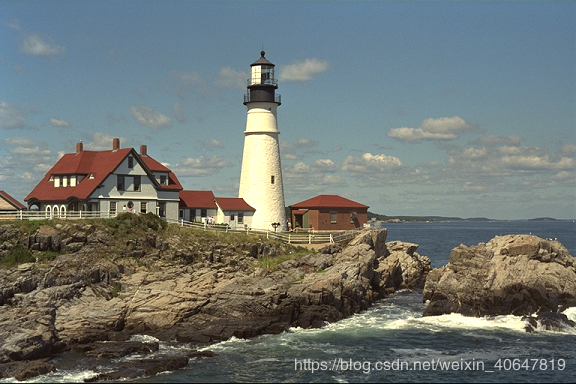
#> input picture opencv-learning/data/test_pic1.png, 576 x 384 px
$ python image_transformation.py
#> lines starting #> are read from the running program, lines starting #| are printed output that depends on the picture

"""
图像变换  （仿射变换）
"""
from matplotlib import pyplot as plt
import numpy as np
import cv2 as cv

img = cv.imread('data/test_pic1.png')
#> img is the input picture: shape (384, 576, 3); mean B, G, R 114.7, 118.2, 111.8


# 图像翻转 ############
# Flipped Horizontally 水平翻转
h_flip = cv.flip(img, 1)
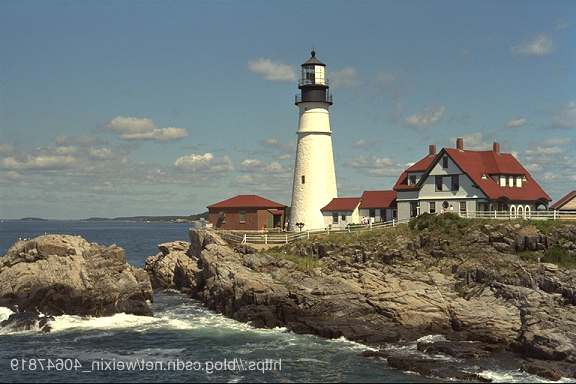
#> h_flip: shape (384, 576, 3); mean B, G, R 114.7, 118.2, 111.8
# Flipped Vertically 垂直翻转
v_flip = cv.flip(img, 0)
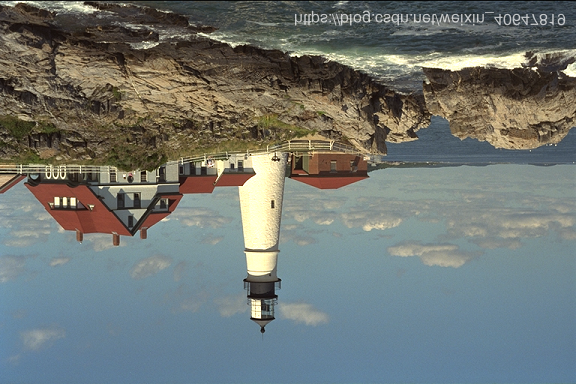
#> v_flip: shape (384, 576, 3); mean B, G, R 114.7, 118.2, 111.8
# Flipped Horizontally & Vertically 水平垂直翻转
hv_flip = cv.flip(img, -1)
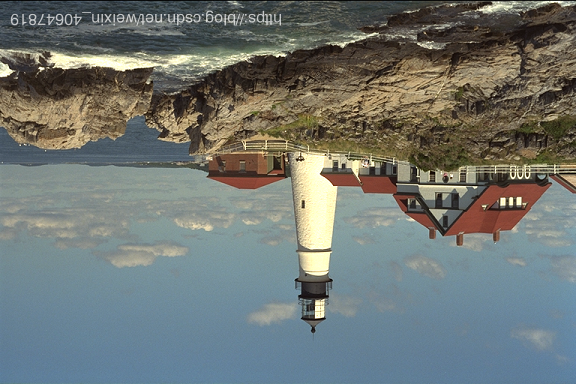
#> hv_flip: shape (384, 576, 3); mean B, G, R 114.7, 118.2, 111.8

plt.figure(figsize=(8,8))

plt.subplot(221)
plt.imshow(img[:,:,::-1])
plt.title('original')

plt.subplot(222)
plt.imshow(h_flip[:,:,::-1])
plt.title('horizontal flip')

plt.subplot(223)
plt.imshow(v_flip[:,:,::-1])
plt.title(' vertical flip')

plt.subplot(224)
plt.imshow(hv_flip[:,:,::-1])
plt.title('h_v flip')
# 调整子图间距
# plt.subplots_adjust(wspace=0.5, hspace=0.1)
plt.subplots_adjust(top=0.8, bottom=0.08, left=0.10, right=0.95, hspace=0,
                    wspace=0.35)
# plt.tight_layout()
plt.show()
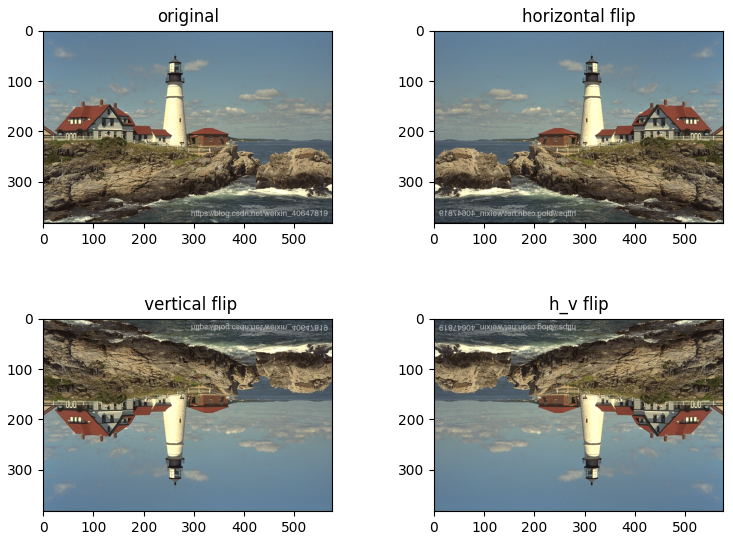
#> figure drawn by matplotlib, 4 panels


# # 平移和旋转  （M是定义平移矩阵 或者 旋转矩阵）##########################
# rows, cols = img.shape[:2]
#
# # 定义平移矩阵，需要是numpy的float32类型
# # x轴平移30，y轴平移20
# M = np.float32([[1, 0, 30], [0, 1, 20]])
# # 用仿射变换实现平移, borderValue是背景设RGB值
# # 参数：图片，平移矩阵，背景大小，颜色值
# img_s = cv.warpAffine(img, M, (300, 300), borderValue=(255, 0, 0))
#
# # 第一个参数旋转中心，第二个参数旋转角度，第三个参数：缩放比例
# M = cv.getRotationMatrix2D((cols/2,rows/2),90,1)  # 以原图为中心，旋转90度，2倍大小
# M1 = cv.getRotationMatrix2D((cols/2,rows/2),45,1)
# M2 = cv.getRotationMatrix2D((cols/2,rows/2),78,1)
# print(M)
#
#
# # 第三个参数：变换后的图像大小
# img_tra = cv.warpAffine(img,M,(300,300))
# img_tra1 = cv.warpAffine(img,M1,(300,300))
# img_tra2 = cv.warpAffine(img,M2,(300,300), borderValue=(0, 0, 255))
#
# plt.figure(figsize=(8,8))
# plt.subplot(221)
# plt.imshow(img[:,:,::-1])
#
# plt.subplot(222)
# plt.imshow(img_s[:,:,::-1])
#
# plt.subplot(223)
# plt.imshow(img_tra[:,:,::-1])
#
# plt.subplot(224)
# plt.imshow(img_tra2[:,:,::-1])
#
# plt.subplots_adjust(top=0.8, bottom=0.08, left=0.10, right=0.95, hspace=0,
#                     wspace=0.35)
# plt.show()

$ run again, with opencv-learning/data/fangzi_pic.png copied over opencv-learning/data/test_pic1.png
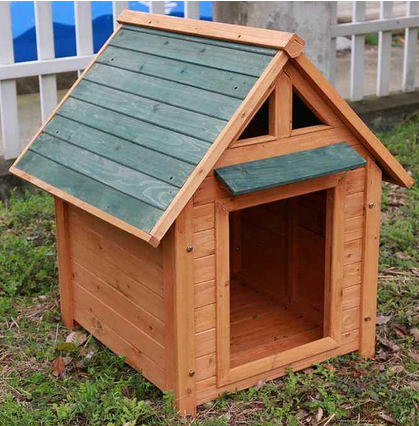
#> input picture opencv-learning/data/fangzi_pic.png, 419 x 426 px
#> img is the input picture: shape (426, 419, 3); mean B, G, R 92.5, 112.9, 132.5
#> `hv_flip = cv.flip(img, -1)`:
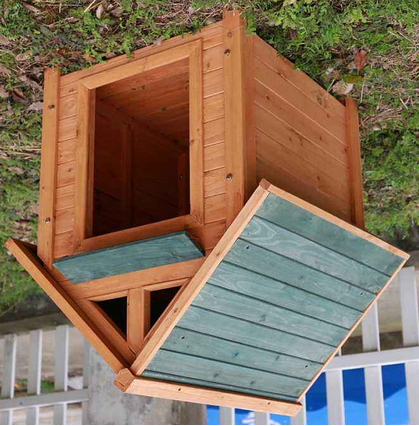
#> hv_flip: shape (426, 419, 3); mean B, G, R 92.5, 112.9, 132.5
#> `plt.show()`:
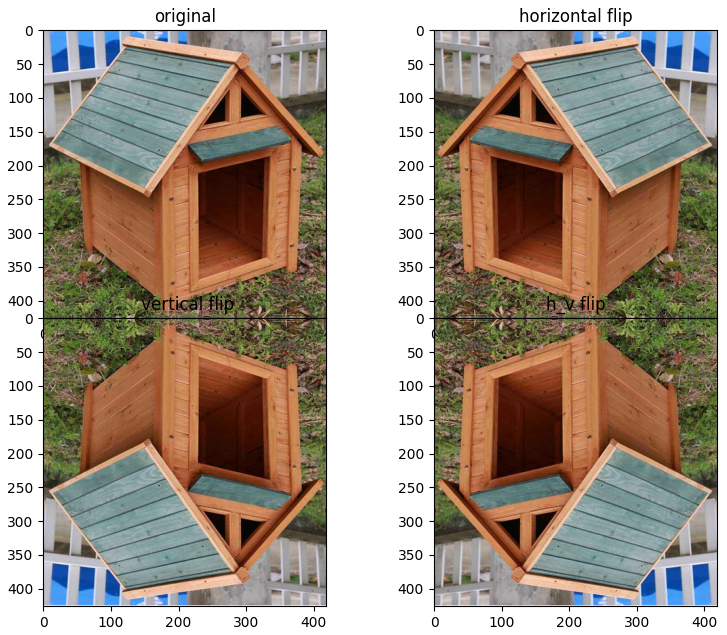
#> figure drawn by matplotlib, 4 panels

$ run again, with opencv-learning/data/mayun.jpg saved as opencv-learning/data/test_pic1.png
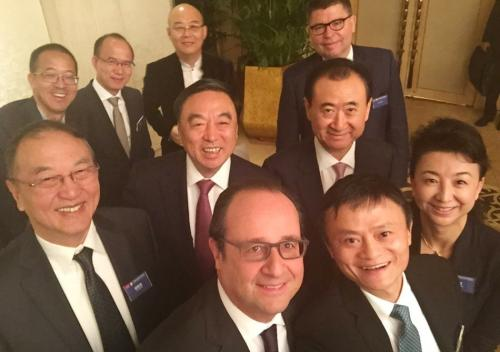
#> input picture opencv-learning/data/mayun.jpg, 500 x 352 px
#> img is the input picture: shape (352, 500, 3); mean B, G, R 69.3, 93.4, 127.2
#> `hv_flip = cv.flip(img, -1)`:
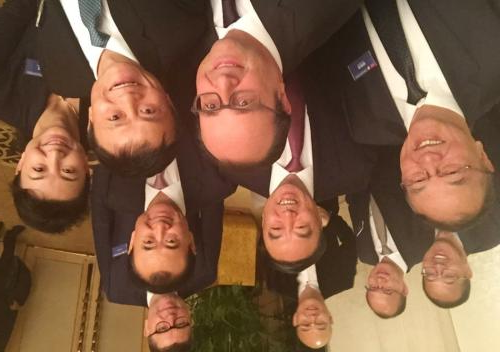
#> hv_flip: shape (352, 500, 3); mean B, G, R 69.3, 93.4, 127.2
#> `plt.show()`:
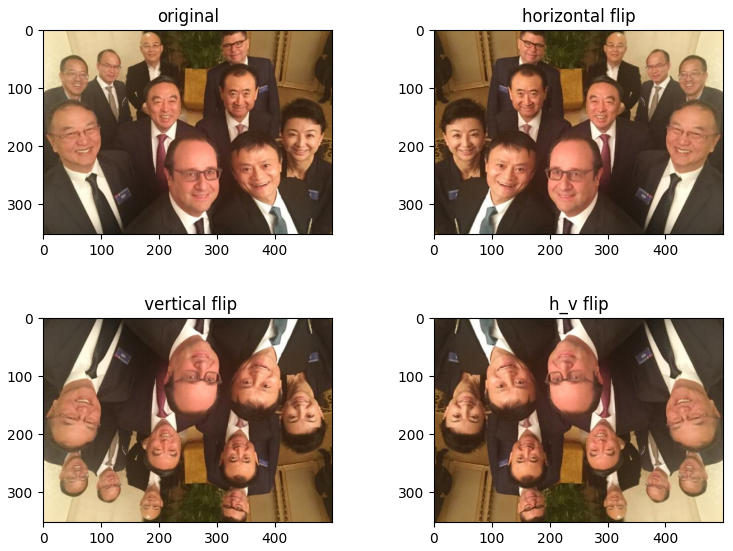
#> figure drawn by matplotlib, 4 panels
